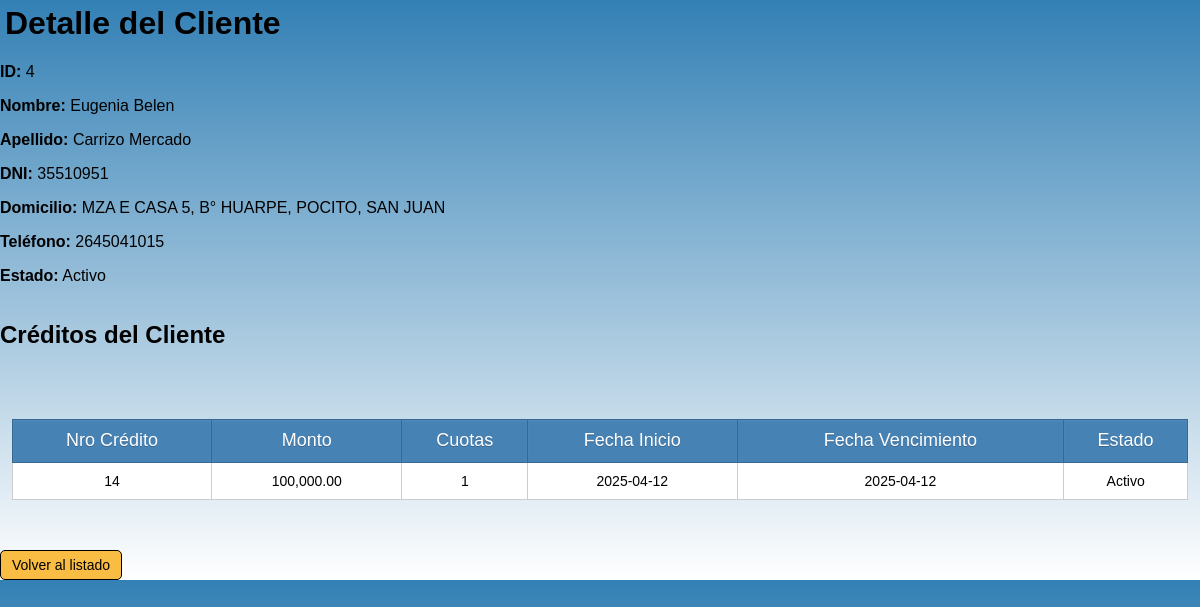
The app's page /src/modules/clientes/detalle_cliente.php?id_cliente=4, older data.
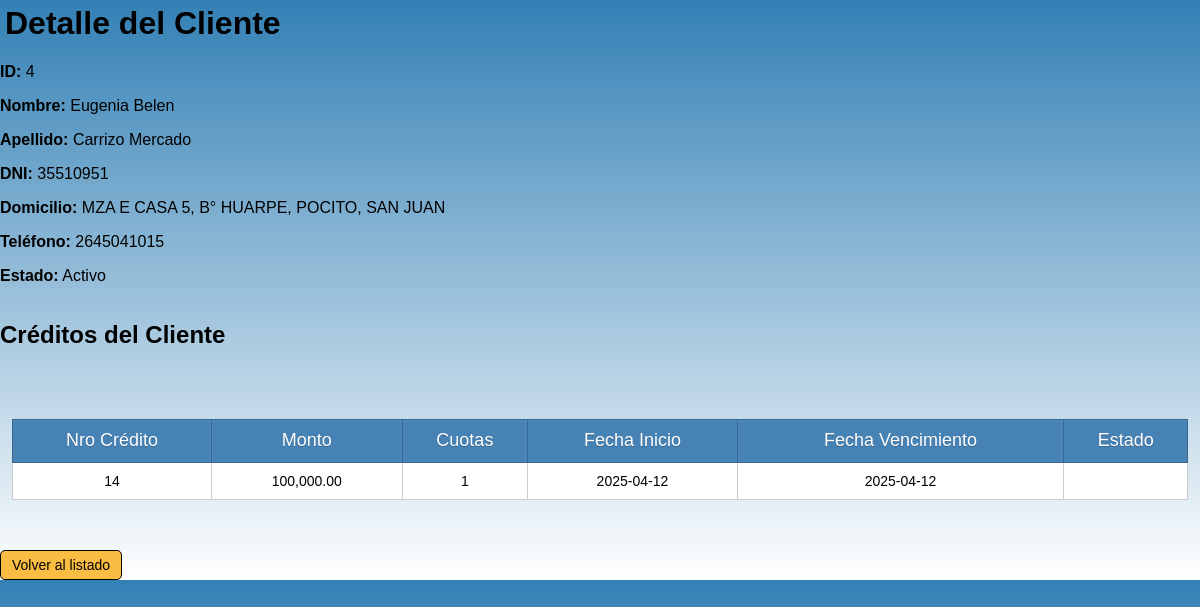
The same page, newer data.
### tables this page shows
CREATE TABLE `creditos` (
  `id` int(10) UNSIGNED NOT NULL,
  `cliente_id` int(10) UNSIGNED NOT NULL,
  `monto` decimal(10,2) NOT NULL,
  `monto_total` decimal(10,2) NOT NULL,
  `monto_cuota` decimal(10,2) NOT NULL,
  `cuotas` int(10) NOT NULL,
  `fecha_inicio` date NOT NULL,
  `fecha_vencimiento` date NOT NULL,
  `estado` enum('Activo','Vencido','Pagado') NOT NULL,
  `frecuencia` enum('mensual','quincenal','semanal') NOT NULL
);

### src/modules/clientes/detalle_cliente.php (the view, shortened to what this page needs)
<?php
require_once '../../config/database.php';
$cliente_id = intval($_GET['id_cliente']);
$query_cliente = "SELECT id_cliente, nombre, apellido, dni, domicilio, telefono, estado
                  FROM clientes
                  WHERE id_cliente = ?";
$stmt_cliente = $conn->prepare($query_cliente);
$stmt_cliente->bind_param("i", $cliente_id);
if (!$stmt_cliente->execute()) {
    error_log("Error al ejecutar consulta del cliente: " . $stmt_cliente->error);
    die("Error al cargar los datos del cliente.");
}
$result_cliente = $stmt_cliente->get_result();
$cliente = $result_cliente->fetch_assoc();
$creditos_result = null;
$query_creditos = "SELECT id, monto, cuotas, fecha_inicio, fecha_vencimiento, estado
                   FROM creditos
                   WHERE cliente_id = ?";
$stmt_creditos = $conn->prepare($query_creditos);
if (!$stmt_creditos) {
    error_log("Error al preparar consulta de créditos: " . $conn->error);
} else {
    $stmt_creditos->bind_param("i", $cliente_id);
    if (!$stmt_creditos->execute()) {
        error_log("Error al ejecutar consulta de créditos: " . $stmt_creditos->error);
    } else {
        $creditos_result = $stmt_creditos->get_result();
    }
}
?>
<!DOCTYPE html>
<html lang="es">
<head>
    <link rel="stylesheet" href="../../../style/style.css">
</head>
<body>
    <h1>Detalle del Cliente</h1>
    <div class="detalle-cliente">
        <p><strong>ID:</strong> <?= htmlspecialchars($cliente['id_cliente']) ?></p>
        <p><strong>Nombre:</strong> <?= htmlspecialchars($cliente['nombre']) ?></p>
        <p><strong>Apellido:</strong> <?= htmlspecialchars($cliente['apellido']) ?></p>
        <p><strong>DNI:</strong> <?= htmlspecialchars($cliente['dni']) ?></p>
        <p><strong>Domicilio:</strong> <?= htmlspecialchars($cliente['domicilio']) ?></p>
        <p><strong>Teléfono:</strong> <?= htmlspecialchars($cliente['telefono']) ?></p>
        <p><strong>Estado:</strong> <?= htmlspecialchars($cliente['estado']) ?></p>
    </div>
    <h2>Créditos del Cliente</h2>
    <?php if ($creditos_result && $creditos_result->num_rows > 0): ?>
        <table class="tabla-creditos">
            <thead>
                <tr>
                    <th>Nro Crédito</th>
                    <th>Monto</th>
                    <th>Cuotas</th>
                    <th>Fecha Inicio</th>
                    <th>Fecha Vencimiento</th>
                    <th>Estado</th>
                </tr>
            </thead>
            <tbody>
                <?php while ($credito = $creditos_result->fetch_assoc()): ?>
                    <tr>
                        <td><?= $credito['id'] ?></td>
                        <td><?= number_format($credito['monto'], 2) ?></td>
                        <td><?= $credito['cuotas'] ?></td>
                        <td><?= $credito['fecha_inicio'] ?></td>
                        <td><?= $credito['fecha_vencimiento'] ?></td>
                        <td class="estado-<?= strtolower($credito['estado']) ?>">
                            <?= $credito['estado'] ?>
                        </td>
                    </tr>
                <?php endwhile; ?>
            </tbody>
        </table>
    <?php else: ?>
        <p class="sin-creditos">El cliente no tiene créditos registrados.</p>
    <?php endif; ?>
    <a href="index_clientes.php" class="btn-volver">Volver al listado</a>
</body>
</html>

Row changes from the older to the newer data that the page shows:
changed creditos id 14: estado "Activo" → (not shown)
